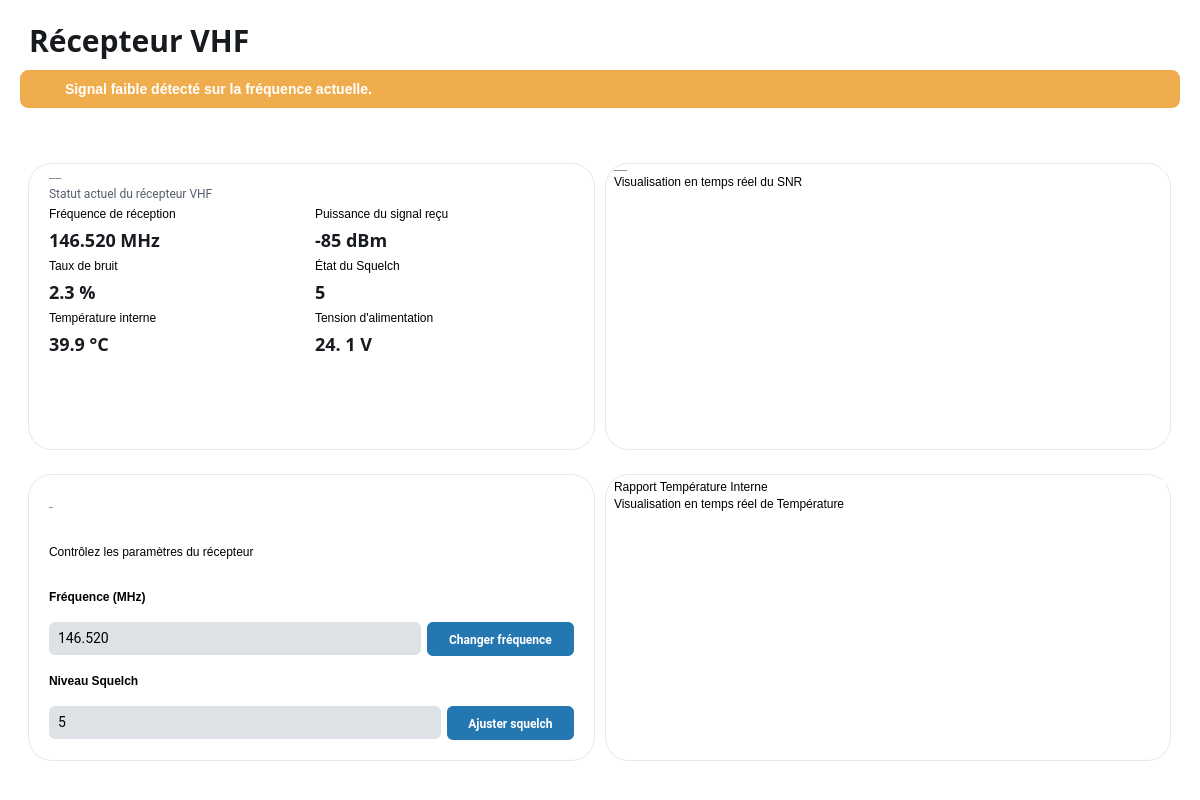
<?xml version="1.0" encoding="UTF-8"?>
<ui version="4.0">
 <class>MainWindow</class>
 <widget class="QMainWindow" name="MainWindow">
  <property name="geometry">
   <rect>
    <x>0</x>
    <y>0</y>
    <width>1200</width>
    <height>800</height>
   </rect>
  </property>
  <property name="windowTitle">
   <string>Récepteur VHF</string>
  </property>
  <property name="styleSheet">
   <string notr="true">/* --- Contenu Principal --- */
#mainContent {
	background-color: #FFFFFF;
	padding: 1px;
}

#titleLabel {
	font-family: Source Sans Pro; 
	font-size: 30px;
	font-weight: 700;
	color: #171A1F;
}

/* --- Cartes --- */
.QFrame {
	background-color: #FFFFFF;
	border-radius: 24px;
	border: 1px solid #E5E7EB;
}

.cardTitleLabel {
	font-family: Source Sans Pro;
	font-size: 20px;
	font-weight: 700;
	color: #171A1F;
	padding-bottom: 5px;
}

.dataLabel {
	font-size: 14px;
	width: 114px;
	font-family: Source Sans Pro;
	color: #565D6D;
	font-weight: 400; 
}

/* --- Graphes --- */
#graphPlaceholder1, #graphPlaceholder2 {
	border-radius: 8px;
}</string>
  </property>
  <widget class="QWidget" name="centralwidget">
   <layout class="QHBoxLayout" name="horizontalLayout" stretch="0">
    <property name="spacing">
     <number>0</number>
    </property>
    <property name="leftMargin">
     <number>0</number>
    </property>
    <property name="topMargin">
     <number>0</number>
    </property>
    <property name="rightMargin">
     <number>0</number>
    </property>
    <property name="bottomMargin">
     <number>0</number>
    </property>
    <item>
     <widget class="QWidget" name="mainContent" native="true">
      <layout class="QVBoxLayout" name="verticalLayout_3" stretch="0,0">
       <property name="spacing">
        <number>0</number>
       </property>
       <property name="leftMargin">
        <number>20</number>
       </property>
       <property name="topMargin">
        <number>10</number>
       </property>
       <property name="rightMargin">
        <number>20</number>
       </property>
       <property name="bottomMargin">
        <number>10</number>
       </property>
       <item>
        <widget class="QWidget" name="header" native="true">
         <property name="maximumSize">
          <size>
           <width>16777215</width>
           <height>67</height>
          </size>
         </property>
         <layout class="QHBoxLayout" name="horizontalLayout_2">
          <item>
           <widget class="QLabel" name="titleLabel">
            <property name="font">
             <font>
              <family>Source Sans Pro</family>
              <pointsize>-1</pointsize>
              <bold>true</bold>
             </font>
            </property>
            <property name="text">
             <string>Récepteur VHF</string>
            </property>
           </widget>
          </item>
          <item>
           <spacer name="horizontalSpacer">
            <property name="orientation">
             <enum>Qt::Orientation::Horizontal</enum>
            </property>
            <property name="sizeHint" stdset="0">
             <size>
              <width>40</width>
              <height>20</height>
             </size>
            </property>
           </spacer>
          </item>
         </layout>
        </widget>
       </item>
       <item>
        <widget class="QScrollArea" name="scrollArea">
         <property name="styleSheet">
          <string notr="true">/* Optional: Pour un look plus propre, on enlève la bordure du ScrollArea */
QScrollArea {
	background-color: #FFFFFF;
	border: none;
}</string>
         </property>
         <property name="widgetResizable">
          <bool>true</bool>
         </property>
         <widget class="QWidget" name="scrollAreaWidgetContents">
          <property name="geometry">
           <rect>
            <x>0</x>
            <y>0</y>
            <width>1160</width>
            <height>726</height>
           </rect>
          </property>
          <property name="styleSheet">
           <string notr="true">background-color: #FFFFFF;</string>
          </property>
          <layout class="QVBoxLayout" name="verticalLayout_8">
           <property name="leftMargin">
            <number>0</number>
           </property>
           <property name="topMargin">
            <number>0</number>
           </property>
           <property name="rightMargin">
            <number>0</number>
           </property>
           <property name="bottomMargin">
            <number>0</number>
           </property>
           <item>
            <widget class="QFrame" name="alertFrame">
             <property name="maximumSize">
              <size>
               <width>16777215</width>
               <height>40</height>
              </size>
             </property>
             <property name="styleSheet">
              <string notr="true">
                        QFrame {
                            background-color: #f0ad4e;
                            border: 1px solid #f0ad4e;
                            border-radius: 8px;
                            color: #856404;
                        }
                    </string>
             </property>
             <property name="frameShape">
              <enum>QFrame::Shape::NoFrame</enum>
             </property>
             <property name="frameShadow">
              <enum>QFrame::Shadow::Plain</enum>
             </property>
             <layout class="QHBoxLayout" name="horizontalLayout_3">
              <property name="spacing">
               <number>0</number>
              </property>
              <property name="leftMargin">
               <number>10</number>
              </property>
              <property name="topMargin">
               <number>0</number>
              </property>
              <property name="rightMargin">
               <number>0</number>
              </property>
              <property name="bottomMargin">
               <number>0</number>
              </property>
              <item>
               <widget class="QLabel" name="label_2">
                <property name="minimumSize">
                 <size>
                  <width>24</width>
                  <height>24</height>
                 </size>
                </property>
                <property name="maximumSize">
                 <size>
                  <width>24</width>
                  <height>24</height>
                 </size>
                </property>
                <property name="styleSheet">
                 <string notr="true">border: none;</string>
                </property>
                <property name="text">
                 <string/>
                </property>
                <property name="pixmap">
                 <pixmap>:/icons/icons/alert-triangle.svg</pixmap>
                </property>
                <property name="scaledContents">
                 <bool>true</bool>
                </property>
               </widget>
              </item>
              <item>
               <widget class="QLabel" name="alertLabel">
                <property name="minimumSize">
                 <size>
                  <width>0</width>
                  <height>36</height>
                 </size>
                </property>
                <property name="maximumSize">
                 <size>
                  <width>16777215</width>
                  <height>36</height>
                 </size>
                </property>
                <property name="font">
                 <font>
                  <pointsize>-1</pointsize>
                  <fontweight>DemiBold</fontweight>
                 </font>
                </property>
                <property name="styleSheet">
                 <string notr="true">border: none;
color: #FFFFFF;
font-size: 14px;
font-weight: 600;</string>
                </property>
                <property name="text">
                 <string>Signal faible détecté sur la fréquence actuelle.</string>
                </property>
                <property name="indent">
                 <number>10</number>
                </property>
               </widget>
              </item>
             </layout>
            </widget>
           </item>
           <item>
            <spacer name="verticalSpacer_3">
             <property name="orientation">
              <enum>Qt::Orientation::Vertical</enum>
             </property>
             <property name="sizeType">
              <enum>QSizePolicy::Policy::Preferred</enum>
             </property>
             <property name="sizeHint" stdset="0">
              <size>
               <width>20</width>
               <height>40</height>
              </size>
             </property>
            </spacer>
           </item>
           <item>
            <widget class="QWidget" name="dataGrid" native="true">
             <layout class="QGridLayout" name="gridLayout" columnstretch="0,0">
              <property name="leftMargin">
               <number>8</number>
              </property>
              <property name="spacing">
               <number>10</number>
              </property>
              <item row="0" column="0">
               <widget class="QFrame" name="infoFrame">
                <property name="sizeIncrement">
                 <size>
                  <width>1</width>
                  <height>0</height>
                 </size>
                </property>
                <property name="styleSheet">
                 <string notr="true"/>
                </property>
                <property name="frameShape">
                 <enum>QFrame::Shape::StyledPanel</enum>
                </property>
                <property name="frameShadow">
                 <enum>QFrame::Shadow::Raised</enum>
                </property>
                <layout class="QVBoxLayout" name="verticalLayout_4">
                 <property name="spacing">
                  <number>6</number>
                 </property>
                 <property name="leftMargin">
                  <number>20</number>
                 </property>
                 <property name="topMargin">
                  <number>13</number>
                 </property>
                 <property name="rightMargin">
                  <number>20</number>
                 </property>
                 <property name="bottomMargin">
                  <number>20</number>
                 </property>
                 <item>
                  <widget class="QLabel" name="infoTitleLabel">
                   <property name="font">
                    <font>
                     <family>Source Sans Pro</family>
                     <pointsize>-1</pointsize>
                     <bold>true</bold>
                    </font>
                   </property>
                   <property name="text">
                    <string>Informations Techniques</string>
                   </property>
                   <property name="class" stdset="0">
                    <string>cardTitleLabel</string>
                   </property>
                  </widget>
                 </item>
                 <item>
                  <widget class="QLabel" name="infoSubtitleLabel">
                   <property name="styleSheet">
                    <string notr="true">font-family: Roboto; 
color: #565D6D;
font-weight: 400;  
 </string>
                   </property>
                   <property name="text">
                    <string>Statut actuel du récepteur VHF</string>
                   </property>
                   <property name="class" stdset="0">
                    <string>dataLabel</string>
                   </property>
                  </widget>
                 </item>
                 <item>
                  <layout class="QGridLayout" name="gridLayout_2">
                   <item row="0" column="1">
                    <widget class="QLabel" name="powerLabel">
                     <property name="text">
                      <string>Puissance du signal reçu</string>
                     </property>
                    </widget>
                   </item>
                   <item row="3" column="1">
                    <widget class="QLabel" name="squelchValueLabel">
                     <property name="font">
                      <font>
                       <family>Source Sans Pro</family>
                       <pointsize>-1</pointsize>
                       <fontweight>DemiBold</fontweight>
                      </font>
                     </property>
                     <property name="styleSheet">
                      <string notr="true">font-family: Source Sans Pro; 
font-size: 18px; 
font-weight: 600; 
color: #171A1F; </string>
                     </property>
                     <property name="text">
                      <string>5</string>
                     </property>
                    </widget>
                   </item>
                   <item row="4" column="1">
                    <widget class="QLabel" name="alimLabel">
                     <property name="text">
                      <string>Tension d'alimentation</string>
                     </property>
                    </widget>
                   </item>
                   <item row="4" column="0">
                    <widget class="QLabel" name="tmpLabel">
                     <property name="text">
                      <string>Température interne</string>
                     </property>
                    </widget>
                   </item>
                   <item row="0" column="0">
                    <widget class="QLabel" name="freqLabel">
                     <property name="text">
                      <string>Fréquence de réception</string>
                     </property>
                    </widget>
                   </item>
                   <item row="1" column="1">
                    <widget class="QLabel" name="powerValueLabel">
                     <property name="font">
                      <font>
                       <family>Source Sans Pro</family>
                       <pointsize>-1</pointsize>
                       <fontweight>DemiBold</fontweight>
                      </font>
                     </property>
                     <property name="styleSheet">
                      <string notr="true">font-family: Source Sans Pro; 
font-size: 18px; 
font-weight: 600; 
color: #171A1F; </string>
                     </property>
                     <property name="text">
                      <string>-85 dBm</string>
                     </property>
                    </widget>
                   </item>
                   <item row="1" column="0">
                    <widget class="QLabel" name="freqValueLabel">
                     <property name="font">
                      <font>
                       <family>Source Sans Pro</family>
                       <pointsize>-1</pointsize>
                       <fontweight>DemiBold</fontweight>
                      </font>
                     </property>
                     <property name="styleSheet">
                      <string notr="true">font-family: Source Sans Pro; 
font-size: 18px; 
font-weight: 600; 
color: #171A1F; </string>
                     </property>
                     <property name="text">
                      <string>146.520 MHz</string>
                     </property>
                    </widget>
                   </item>
                   <item row="5" column="0">
                    <widget class="QLabel" name="tmpValueLabel">
                     <property name="styleSheet">
                      <string notr="true">font-family: Source Sans Pro; 
font-size: 18px; 
font-weight: 600; 
color: #171A1F; </string>
                     </property>
                     <property name="text">
                      <string>39.9 °C</string>
                     </property>
                    </widget>
                   </item>
                   <item row="5" column="1">
                    <widget class="QLabel" name="alimValueLabel">
                     <property name="styleSheet">
                      <string notr="true">font-family: Source Sans Pro; 
font-size: 18px; 
font-weight: 600; 
color: #171A1F; </string>
                     </property>
                     <property name="text">
                      <string>24. 1 V</string>
                     </property>
                    </widget>
                   </item>
                   <item row="2" column="0">
                    <widget class="QLabel" name="noiseLabel">
                     <property name="text">
                      <string>Taux de bruit</string>
                     </property>
                    </widget>
                   </item>
                   <item row="3" column="0">
                    <widget class="QLabel" name="noiseValueLabel">
                     <property name="font">
                      <font>
                       <family>Source Sans Pro</family>
                       <pointsize>-1</pointsize>
                       <fontweight>DemiBold</fontweight>
                      </font>
                     </property>
                     <property name="styleSheet">
                      <string notr="true">font-family: Source Sans Pro; 
font-size: 18px; 
font-weight: 600; 
color: #171A1F; </string>
                     </property>
                     <property name="text">
                      <string>2.3 %</string>
                     </property>
                    </widget>
                   </item>
                   <item row="2" column="1">
                    <widget class="QLabel" name="squelchLabel">
                     <property name="text">
                      <string>État du Squelch</string>
                     </property>
                    </widget>
                   </item>
                  </layout>
                 </item>
                 <item>
                  <spacer name="verticalSpacer_4">
                   <property name="orientation">
                    <enum>Qt::Orientation::Vertical</enum>
                   </property>
                   <property name="sizeHint" stdset="0">
                    <size>
                     <width>20</width>
                     <height>40</height>
                    </size>
                   </property>
                  </spacer>
                 </item>
                </layout>
               </widget>
              </item>
              <item row="0" column="1">
               <widget class="QFrame" name="snrFrame">
                <property name="styleSheet">
                 <string notr="true"/>
                </property>
                <property name="frameShape">
                 <enum>QFrame::Shape::StyledPanel</enum>
                </property>
                <property name="frameShadow">
                 <enum>QFrame::Shadow::Raised</enum>
                </property>
                <layout class="QVBoxLayout" name="verticalLayout_5" stretch="0,0,1">
                 <property name="spacing">
                  <number>3</number>
                 </property>
                 <property name="leftMargin">
                  <number>8</number>
                 </property>
                 <property name="topMargin">
                  <number>5</number>
                 </property>
                 <property name="rightMargin">
                  <number>5</number>
                 </property>
                 <property name="bottomMargin">
                  <number>5</number>
                 </property>
                 <item>
                  <widget class="QLabel" name="snrTitleLabel">
                   <property name="font">
                    <font>
                     <family>Source Sans Pro</family>
                     <pointsize>-1</pointsize>
                     <bold>true</bold>
                    </font>
                   </property>
                   <property name="text">
                    <string>Rapport Signal/Bruit (SNR)</string>
                   </property>
                   <property name="class" stdset="0">
                    <string>cardTitleLabel</string>
                   </property>
                  </widget>
                 </item>
                 <item>
                  <widget class="QLabel" name="snrSubtitleLabel">
                   <property name="styleSheet">
                    <string notr="true"/>
                   </property>
                   <property name="text">
                    <string>Visualisation en temps réel du SNR</string>
                   </property>
                   <property name="class" stdset="0">
                    <string>dataLabel</string>
                   </property>
                  </widget>
                 </item>
                 <item>
                  <widget class="QWidget" name="graphPlaceholder1" native="true">
                   <property name="minimumSize">
                    <size>
                     <width>0</width>
                     <height>0</height>
                    </size>
                   </property>
                   <layout class="QVBoxLayout" name="verticalLayout">
                    <property name="spacing">
                     <number>0</number>
                    </property>
                    <property name="leftMargin">
                     <number>0</number>
                    </property>
                    <property name="topMargin">
                     <number>0</number>
                    </property>
                    <property name="rightMargin">
                     <number>0</number>
                    </property>
                    <property name="bottomMargin">
                     <number>0</number>
                    </property>
                   </layout>
                  </widget>
                 </item>
                </layout>
               </widget>
              </item>
             </layout>
            </widget>
           </item>
           <item>
            <widget class="QWidget" name="dataGrid_1" native="true">
             <layout class="QGridLayout" name="gridLayout_3" columnstretch="0,0">
              <property name="leftMargin">
               <number>8</number>
              </property>
              <property name="spacing">
               <number>10</number>
              </property>
              <item row="0" column="0">
               <widget class="QFrame" name="actionsFrame">
                <property name="minimumSize">
                 <size>
                  <width>0</width>
                  <height>0</height>
                 </size>
                </property>
                <property name="maximumSize">
                 <size>
                  <width>16777215</width>
                  <height>16777215</height>
                 </size>
                </property>
                <property name="styleSheet">
                 <string notr="true"/>
                </property>
                <property name="frameShape">
                 <enum>QFrame::Shape::StyledPanel</enum>
                </property>
                <property name="frameShadow">
                 <enum>QFrame::Shadow::Raised</enum>
                </property>
                <layout class="QVBoxLayout" name="verticalLayout_6">
                 <property name="leftMargin">
                  <number>20</number>
                 </property>
                 <property name="topMargin">
                  <number>13</number>
                 </property>
                 <property name="rightMargin">
                  <number>20</number>
                 </property>
                 <property name="bottomMargin">
                  <number>20</number>
                 </property>
                 <item>
                  <widget class="QLabel" name="actionsTitleLabel">
                   <property name="font">
                    <font>
                     <family>Source Sans Pro</family>
                     <pointsize>-1</pointsize>
                     <bold>true</bold>
                    </font>
                   </property>
                   <property name="styleSheet">
                    <string notr="true"/>
                   </property>
                   <property name="text">
                    <string>Actions</string>
                   </property>
                   <property name="class" stdset="0">
                    <string>cardTitleLabel</string>
                   </property>
                  </widget>
                 </item>
                 <item>
                  <widget class="QLabel" name="actionsSubtitleLabel">
                   <property name="styleSheet">
                    <string notr="true"/>
                   </property>
                   <property name="text">
                    <string>Contrôlez les paramètres du récepteur</string>
                   </property>
                   <property name="class" stdset="0">
                    <string>dataLabel</string>
                   </property>
                  </widget>
                 </item>
                 <item>
                  <widget class="QLabel" name="changeFreqLabel">
                   <property name="font">
                    <font>
                     <bold>true</bold>
                    </font>
                   </property>
                   <property name="text">
                    <string>Fréquence (MHz)</string>
                   </property>
                  </widget>
                 </item>
                 <item>
                  <layout class="QHBoxLayout" name="horizontalLayout_4">
                   <item>
                    <widget class="QLineEdit" name="freqLineEdit">
                     <property name="styleSheet">
                      <string notr="true">
#freqLineEdit { 
	padding: 7px; 
	font-family: Roboto; 
	font-size: 14px; 
	font-weight: 400; 
	background: #DEE1E6; 
	border-radius: 6px; 
	border-width: 1px; 
	border-color: #DEE1E6; 
	border-style: solid; 
	outline: none; 
	border: none;
}

#freqLineEdit:hover {
	color: #171A1F; 
	background: #DEE1E6; 
	border-color: #DEE1E6; 
}

#freqLineEdit:focused {
	color: #171A1F; 
	background: #DEE1E6; 
	border-color: #DEE1E6; 
}</string>
                     </property>
                     <property name="text">
                      <string>146.520</string>
                     </property>
                    </widget>
                   </item>
                   <item>
                    <widget class="QPushButton" name="changeFreqButton">
                     <property name="cursor">
                      <cursorShape>PointingHandCursor</cursorShape>
                     </property>
                     <property name="styleSheet">
                      <string notr="true">                                        QPushButton {
                                            background-color: #2577B1;
                                            color: white;
                                            border: none;
                                            padding: 8px 16px;
                                            border-radius: 6px;
                                            font-weight: bold;
  											font-family: Roboto; 
  											font-size: 12px; 
  											width: 115.203125px; 
  											height: 18px; 
											opacity: 1;
                                        }
                                        QPushButton:hover {
											color: #FFFFFF;
                                            background-color: #194F75;
                                        }
										QPushButton:hover:active {
											color: #FFFFFF;
                                            background-color: #10324B;
                                        }
                                    </string>
                     </property>
                     <property name="text">
                      <string>Changer fréquence</string>
                     </property>
                    </widget>
                   </item>
                  </layout>
                 </item>
                 <item>
                  <widget class="QLabel" name="squelchLevelLabel">
                   <property name="font">
                    <font>
                     <bold>true</bold>
                    </font>
                   </property>
                   <property name="text">
                    <string>Niveau Squelch</string>
                   </property>
                  </widget>
                 </item>
                 <item>
                  <layout class="QHBoxLayout" name="horizontalLayout_5">
                   <item>
                    <widget class="QLineEdit" name="squelchLineEdit">
                     <property name="styleSheet">
                      <string notr="true">#squelchLineEdit {
	padding: 7px; 
	font-family: Roboto; 
	font-size: 14px; 
	font-weight: 400; 
	background: #DEE1E6; 
	border-radius: 6px; 
	border-width: 1px; 
	border-color: #DEE1E6; 
	border-style: solid; 
	outline: none; 
	border: none;
}

#squelchLineEdit:hover {
	color: #171A1F; 
	background: #DEE1E6; 
	border-color: #DEE1E6; 
}

#squelchLineEdit:focused {
	color: #171A1F; 
	background: #DEE1E6; 
	border-color: #DEE1E6; 
}</string>
                     </property>
                     <property name="text">
                      <string>5</string>
                     </property>
                    </widget>
                   </item>
                   <item>
                    <widget class="QPushButton" name="adjustSquelchButton">
                     <property name="cursor">
                      <cursorShape>PointingHandCursor</cursorShape>
                     </property>
                     <property name="styleSheet">
                      <string notr="true">                                        QPushButton {
                                            background-color: #2577B1;
                                            color: white;
                                            border: none;
                                            padding: 8px 16px;
                                            border-radius: 6px;
                                            font-weight: bold;
  											font-family: Roboto; 
  											font-size: 12px; 
  											width: 95.203125px; 
  											height: 18px; 
											opacity: 1;
                                        }
                                        QPushButton:hover {
											color: #FFFFFF;
                                            background-color: #194F75;
                                        }
										QPushButton:hover:active {
											color: #FFFFFF;
                                            background-color: #10324B;
                                        }
                                    </string>
                     </property>
                     <property name="text">
                      <string>Ajuster squelch</string>
                     </property>
                    </widget>
                   </item>
                  </layout>
                 </item>
                </layout>
               </widget>
              </item>
              <item row="0" column="1">
               <widget class="QFrame" name="tmpFrame">
                <property name="minimumSize">
                 <size>
                  <width>566</width>
                  <height>0</height>
                 </size>
                </property>
                <property name="frameShape">
                 <enum>QFrame::Shape::StyledPanel</enum>
                </property>
                <property name="frameShadow">
                 <enum>QFrame::Shadow::Raised</enum>
                </property>
                <layout class="QVBoxLayout" name="verticalLayout_2" stretch="0,0,1">
                 <property name="spacing">
                  <number>3</number>
                 </property>
                 <property name="leftMargin">
                  <number>8</number>
                 </property>
                 <property name="topMargin">
                  <number>5</number>
                 </property>
                 <property name="rightMargin">
                  <number>5</number>
                 </property>
                 <property name="bottomMargin">
                  <number>5</number>
                 </property>
                 <item>
                  <widget class="QLabel" name="tmpTitleLabel">
                   <property name="text">
                    <string>Rapport Température Interne</string>
                   </property>
                   <property name="class" stdset="0">
                    <string>cardTitleLabel</string>
                   </property>
                  </widget>
                 </item>
                 <item>
                  <widget class="QLabel" name="tmpSubtitleLabel">
                   <property name="text">
                    <string>Visualisation en temps réel de Température</string>
                   </property>
                   <property name="class" stdset="0">
                    <string>dataLabel</string>
                   </property>
                  </widget>
                 </item>
                 <item>
                  <widget class="QWidget" name="graphPlaceholder2" native="true">
                   <layout class="QVBoxLayout" name="verticalLayout_7">
                    <property name="spacing">
                     <number>0</number>
                    </property>
                    <property name="leftMargin">
                     <number>0</number>
                    </property>
                    <property name="topMargin">
                     <number>0</number>
                    </property>
                    <property name="rightMargin">
                     <number>0</number>
                    </property>
                    <property name="bottomMargin">
                     <number>0</number>
                    </property>
                   </layout>
                  </widget>
                 </item>
                </layout>
               </widget>
              </item>
             </layout>
            </widget>
           </item>
           <item>
            <spacer name="verticalSpacer_2">
             <property name="orientation">
              <enum>Qt::Orientation::Vertical</enum>
             </property>
             <property name="sizeType">
              <enum>QSizePolicy::Policy::Preferred</enum>
             </property>
             <property name="sizeHint" stdset="0">
              <size>
               <width>10</width>
               <height>20</height>
              </size>
             </property>
            </spacer>
           </item>
          </layout>
         </widget>
        </widget>
       </item>
      </layout>
     </widget>
    </item>
   </layout>
  </widget>
 </widget>
 <resources>
  <include location="../assets/icons.qrc"/>
 </resources>
 <connections/>
</ui>
